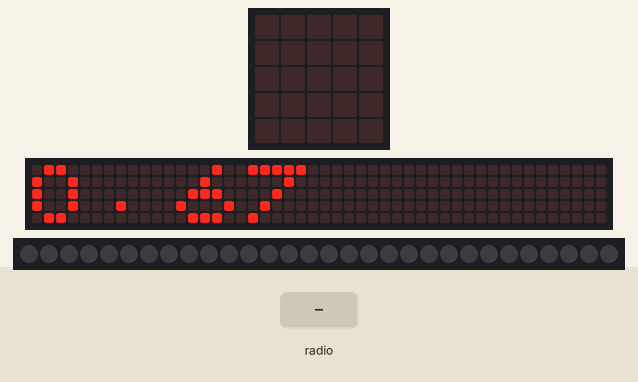
Simulated run of this program. Board: BBC micro:bit (MakeCode). On the bench: the board's 5×5 LED display, a strip that is not on the board, showing the scrolling text unrolled, 30 RGB LEDs in strip order, left to right. The test bench sets the inputs (shaded band). Dim RGB values are drawn brighter than linear; the 48×5 strip is a reading aid, not a part: it shows the text the display is scrolling, unrolled, one strip-width of it at a time.

Above: at 0.07 s.
At 1.27 s:
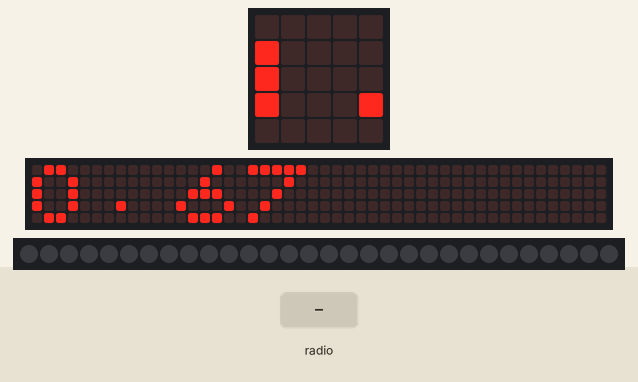
1.3 s: radio message "1" arrives
At 8.87 s:
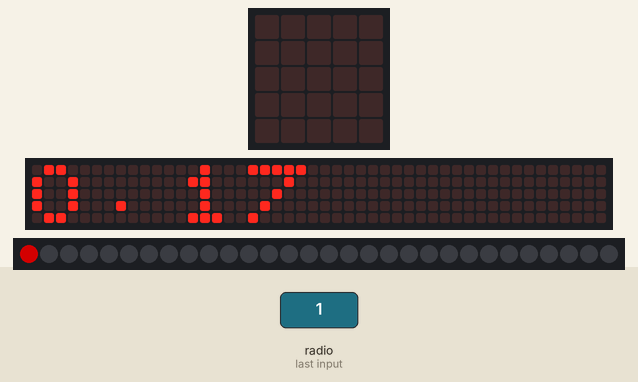

The program:

main.ts
```typescript
// Écoute les valeurs envoyées par le capteur via la radio
radio.onReceivedNumber(function (receivedNumber) {
    // Ajustement progressif de la vitesse (évite blocage)
    delayTime = Math.constrain(receivedNumber, 5, 100)
})
// Fonction pour obtenir la couleur du missile
function getColorForLed (ledIndex: number) {
    ratio = ledIndex / (numLeds - 1)
    red = Math.round(127.5 * (1 + Math.cos(ratio * Math.PI)))
    green = Math.round(127.5 * (1 - Math.cos(ratio * Math.PI)))
    return neopixel.rgb(red, green, 0)
}
let currentLed = 0
let fixedCount = 0
let green = 0
let red = 0
let ratio = 0
let numLeds = 0
let delayTime = 0
delayTime = 20
numLeds = 30
let strip = neopixel.create(DigitalPin.P0, numLeds, NeoPixelMode.RGB)
// Configuration de la radio
radio.setGroup(10)
basic.forever(function () {
    // Affiche la vitesse actuelle sur l'écran du micro:bit
    basic.showNumber(delayTime / Math.max(1, 30 - fixedCount))
    if (currentLed < numLeds - fixedCount) {
        // Animation du missile en mouvement
        strip.setPixelColor(currentLed, getColorForLed(currentLed))
        if (currentLed > 0) {
            // Efface derrière
            strip.setPixelColor(currentLed - 1, neopixel.colors(NeoPixelColors.Black))
        }
        strip.show()
        // Sécurité pour éviter division par 0
        basic.pause(delayTime / Math.max(1, 30 - fixedCount))
        currentLed += 1
    } else {
        // Une LED de plus devient fixe après chaque cycle
        fixedCount += 1
        // Repart du début
        currentLed = 0
        // Une fois toutes les LEDs allumées, on remet à zéro
        if (fixedCount >= numLeds) {
            fixedCount = 0
            strip.clear()
        }
    }
})
```

test.ts
```typescript
// les tests vont ici ; cela ne sera pas compilé si ce paquet est utilisé en tant qu'extension.
```
